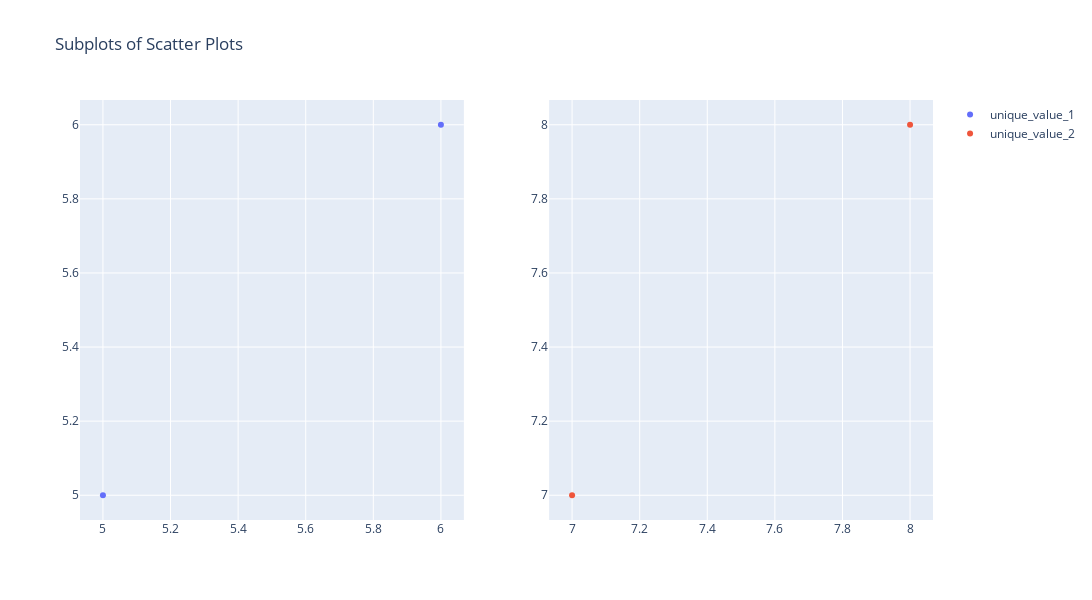

The cell this chart's notebook holds for it:
### Code cell
import plotly.graph_objects as go
import pandas as pd
import math

# Load data into a dictionary
data_dict = {
    'unique_value_1': [
        [5, 5],
        [6, 6],
    ],
    'unique_value_2': [
        [7, 7],
        [8, 8],
    ],
}

# Define the number of rows and columns for the subplots
n = len(data_dict)
rows = math.ceil(n / 2)
cols = 2

# Create the subplots
fig = make_subplots(rows=rows, cols=cols)

for i, (key, value) in enumerate(data_dict.items()):
    row = i // cols + 1
    col = i % cols + 1
    
    fig.add_trace(
        go.Scatter(
            x=[row[0] for row in value],
            y=[row[1] for row in value],
            mode='markers',
            name=key
        ),
        row=row, col=col
    )
    
fig.update_layout(
    title='Subplots of Scatter Plots',
    height=600 * rows,
    width=800 * cols,
)

fig.show()

### Figure 1 — Plotly figure (JSON) as saved in the notebook; plotly's stock layout.template omitted (floating-point values rounded to 4 significant figures)
{"data": [{"mode": "markers", "name": "unique_value_1", "type": "scatter", "x": [5, 6], "xaxis": "x", "y": [5, 6], "yaxis": "y"}, {"mode": "markers", "name": "unique_value_2", "type": "scatter", "x": [7, 8], "xaxis": "x2", "y": [7, 8], "yaxis": "y2"}], "layout": {"height": 600, "title": {"text": "Subplots of Scatter Plots"}, "width": 1600, "xaxis": {"anchor": "y", "domain": [0, 0.45]}, "xaxis2": {"anchor": "y2", "domain": [0.55, 1]}, "yaxis": {"anchor": "x", "domain": [0, 1]}, "yaxis2": {"anchor": "x2", "domain": [0, 1]}}}
